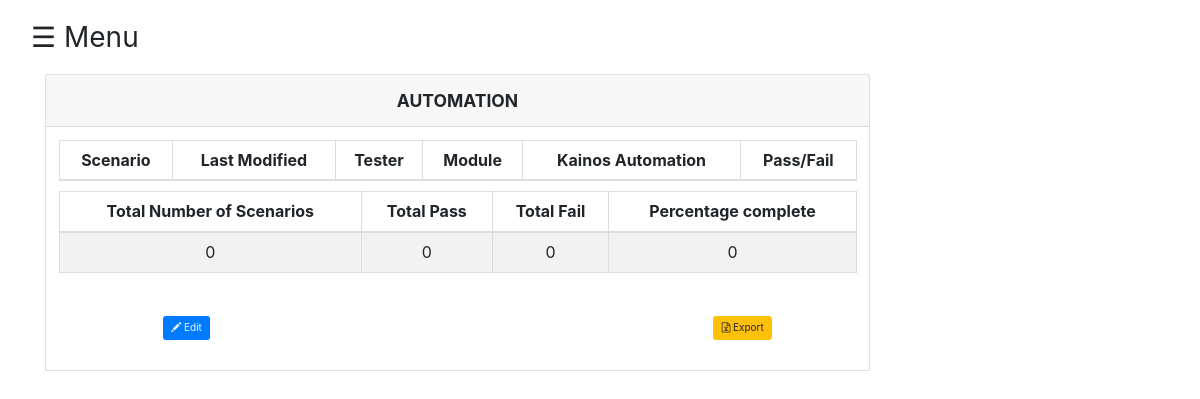
The page /browse/HCM/Automation (signed in) on the database as committed earlier.
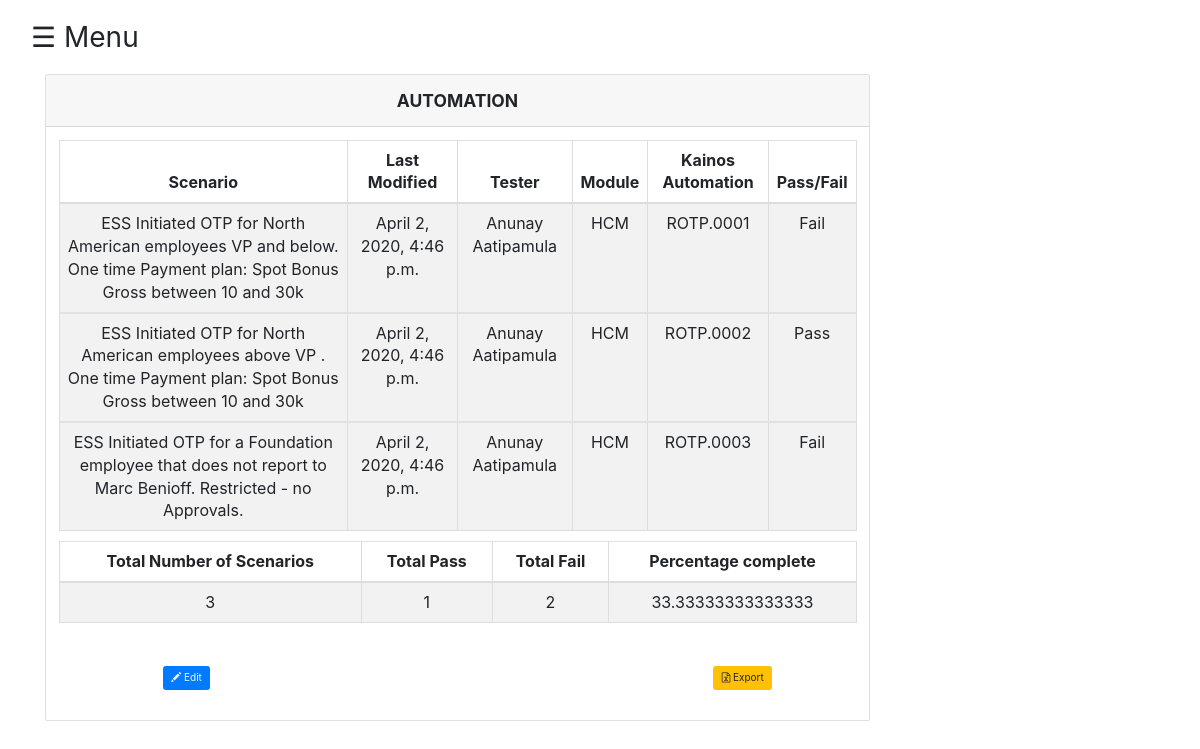
The same page on the database as committed later.
### test_cases/models.py (models this page shows, shortened)
class Tracker(models.Model):
    choices =(("Pass","Pass"),("Fail","Fail"))
    name = models.CharField('Name',max_length=100,null=True)
    email = models.CharField('Email',max_length=100,null=True)
    module = models.CharField('Module',max_length=100,null=True)
    category = models.CharField('Category',max_length=100,null=True)
    scenario = models.CharField('Scenario',max_length = 1000,null=True)
    kainos_id = models.CharField("Kainos Automated TC ID",max_length = 200,null=True)
    last_modified = models.DateTimeField('Last Modified',null=True)
    result = models.CharField('Result',choices = choices,max_length=10,null=True)
    uuid = models.CharField('uuid',max_length = 1000,null=True) #models.ForeignKey(Session,on_delete=models.CASCADE)

### test_cases/views.py (the view)
# urls.py: path('browse/<str:module>/<str:category>', views.category, name='category'),
@permission_required('test_cases.can_view', login_url='/login/')
def category(request,module,category):
    if(request.method=="GET"):
        records = Tracker.objects.filter(module=module,category=category)
        pass1,fail,count,percent = 0,0,0,0
        for i in records:
            count+=1
            if(i.result == 'Pass'):
                pass1+=1
            else:
                fail+=1
        if(count>0):
            percent = (pass1/count)*100
        return render(request,'test_cases/category.html',{'records':records,'module':module,'category':category,'pass':pass1,'fail':fail,'count':count,'percent':percent})

### test_cases/templates/test_cases/category.html (shortened to what this page needs)
{% extends 'test_cases/base.html' %}
{% block content %}
<link rel="stylesheet" type="text/css" href="https://cdnjs.cloudflare.com/ajax/libs/TableExport/4.0.11/css/tableexport.min.css">
<div class="row">
  <div class="col-xs-9">
    <div class="card">
        <h3 class="card-header text-center font-weight-bold text-uppercase py-4">{{category}}</h3>
        <div class="card-body">
          <div id="table" class="table-editable">
              <table class="table table-bordered table-responsive-md table-striped text-center sortable" id="table" >
                        <thead>
                          <tr>
                            <th class="text-center">Scenario</th>
                            <th class="text-center">Last Modified</th>
                            <th class="text-center">Tester</th>
                            <th class="text-center">Module</th>
                            <th class="text-center">Kainos Automation</th>
                            <th class="text-center">Pass/Fail</th>
                          </tr>
                        </thead>
                    {% for row in records%}
                    <tbody>
                    <tr id="row">
                      <td class="pt-3-half" contenteditable="false" id="scenario{{ forloop.counter }}">{{row.scenario}}</td>
                        <td class="pt-3-half" contenteditable="false" id="last_modified{{ forloop.counter }}">{{row.last_modified}}</td>
                        <td class="pt-3-half" contenteditable="false" id="name{{ forloop.counter }}">{{row.name}}</td>
                        <td class="pt-3-half" contenteditable="false" id="last_modified{{ forloop.counter }}">{{row.module}}</td>
                        <td class="pt-3-half" contenteditable="false" id="kainos_id{{ forloop.counter }}">{{row.kainos_id}}</td>
                        <td class="pt-3-half" contenteditable="false" id="last_modified{{ forloop.counter }}">{{row.result}}</td>
                      </tr>
                      {% endfor %}
                    </tbody>
                    <div class = "container-fluid">
                      <table class="table table-bordered table-responsive-md table-striped text-center sortable" id="table" >
                        <thead>
                          <tr>
                            <th class="text-center">Total Number of Scenarios</th>
                            <th class="text-center">Total Pass</th>
                            <th class="text-center">Total Fail</th>
                            <th class="text-center">Percentage complete</th>
                        </tr>
                        </thead>
                        <tr id="row">
                                <td class="pt-3-half" contenteditable="false" id="name{{ forloop.counter }}">{{count}}</td>
                                <td class="pt-3-half" contenteditable="false" id="last_modified{{ forloop.counter }}">{{pass}}</td>
                                <td class="pt-3-half" contenteditable="false" id="kainos_id{{ forloop.counter }}">{{fail}}</td>
                                <td class="pt-3-half" contenteditable="false" id="last_modified{{ forloop.counter }}">{{percent}}</td>
                        </tr>
                  </table>
                    </div>
                </table>
          </div>
                        <div class="form-group" style="text-align: center;">
                            <button type="button" style="margin-right: 500px;" class="btn btn-primary space-margin">
                              <a href="{% url 'myapp:edit_category' module=module category=category %}" style="color: aliceblue;"><span class="glyphicon glyphicon-pencil"></span> Edit </a>
                            </button>
                            <button href="#" class="btn btn-warning" data-toggle="modal" data-target="#exportModal">
                              <i class="fa fa-file-excel-o" aria-hidden="true"></i> Export</button>
                          </div>
          </div>
        </div>
      </div>
      </div>
</div>
{% endblock %}

Rows that differ between the two databases and show on the page:
added Tracker: scenario "ESS Initiated OTP for North American employees VP and below. One time Payment plan: Spot Bonus Gross between 10 and 30k", last_modified "April 2, 2020, 4:46 p.m.", name "Anunay Aatipamula", module "HCM", kainos_id "ROTP.0001", result "Fail"
added Tracker: scenario "ESS Initiated OTP for North American employees above VP . One time Payment plan: Spot Bonus Gross between 10 and 30k", last_modified "April 2, 2020, 4:46 p.m.", name "Anunay Aatipamula", module "HCM", kainos_id "ROTP.0002", result "Pass"
added Tracker: scenario "ESS Initiated OTP for a Foundation employee that does not report to Marc Benioff. Restricted - no Approvals.", last_modified "April 2, 2020, 4:46 p.m.", name "Anunay Aatipamula", module "HCM", kainos_id "ROTP.0003", result "Fail"
Other text that changed with them:
{{ count }}: "0" → "3"
{{ pass }}: "0" → "1"
{{ fail }}: "0" → "2"
{{ percent }}: "0" → "33.33333333333333"
